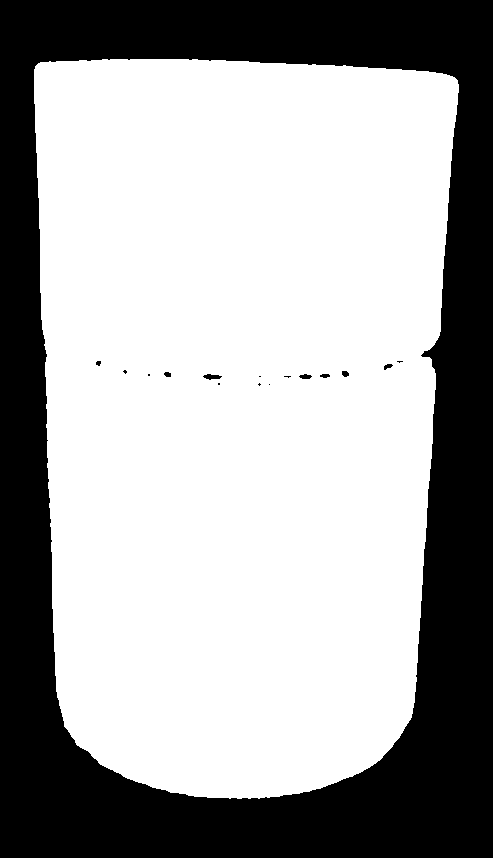
#> input picture scratch_debug/barakiani_raw_mask.png, 493 x 858 px
$ python scratch_test_true_corners.py
#> lines starting #> are read from the running program, lines starting #| are printed output that depends on the picture; after the words box and inside, x2 and y2 are one past the last pixel; in counts of white or black regions, pixels touching at a corner belong together
import cv2
import numpy as np
import os

mask = cv2.imread("scratch_debug/barakiani_raw_mask.png", cv2.IMREAD_GRAYSCALE)
#> mask: shape (858, 493); 65.3% white; 16 black regions (8 under 20 px), largest, box (x1, y1, x2, y2) and area: (0, 0, 493, 858) 146351, (203, 374, 222, 380) 71, (299, 374, 312, 379) 46
h, w = mask.shape[:2]
#> h = 858; w = 493

# 1. Clean to single largest component
binary = np.uint8(mask > 127)
num_labels, labels, stats, _ = cv2.connectedComponentsWithStats(binary, connectivity=8)
#> labels: shape (858, 493) int32; values 0 (black) and 1 (white), 65.3% white; 16 black regions (8 under 20 px)
#> num_labels = 2; stats = [[0, 0, 493, 858, 146656], [34, 59, 425, 740, 276338]]
if num_labels > 2:
    largest_label = 1 + int(np.argmax(stats[1:, cv2.CC_STAT_AREA]))
    clean_mask = np.zeros_like(mask)
    clean_mask[labels == largest_label] = 255
    mask = clean_mask

# 2. Extract Contour
contours, _ = cv2.findContours(mask, cv2.RETR_EXTERNAL, cv2.CHAIN_APPROX_NONE)
#> contours = 1 contour; box (x1, y1, x2, y2) and area: (34, 59, 459, 799) 275594
cnt = max(contours, key=cv2.contourArea)[:, 0, :].astype(np.float64) # (N, 2) [x, y]
#> cnt = 2096 pairs, first value 34 to 458, second value 59 to 798

# Find corners:
# P_TL: Top-Leftmost point (minimal x + y)
# P_TR: Top-Rightmost point (maximal x, minimal y)
# P_BL: Bottom-Left corner: The point where the left vertical wall meets the bottom curved arc!
# P_BR: Bottom-Right corner: The point where the right vertical wall meets the bottom curved arc!

# Let's find left wall points (points with x near the left silhouette)
y_min, y_max = np.min(cnt[:, 1]), np.max(cnt[:, 1])
#> y_min = 59; y_max = 798
x_min, x_max = np.min(cnt[:, 0]), np.max(cnt[:, 0])
#> x_min = 34; x_max = 458

# Corner selection:
# P_TL: contour point minimizing (x - x_min)/(x_max - x_min) + (y - y_min)/(y_max - y_min)
norm_x = (cnt[:, 0] - x_min) / max(x_max - x_min, 1.0)
#> norm_x = 2096 values, max 1 at index 1729, min 0 at index 70, mean 0.485
norm_y = (cnt[:, 1] - y_min) / max(y_max - y_min, 1.0)
#> norm_y = 2096 values, max 1 at index 900, min 0 at index 0, mean 0.456

P_TL = cnt[np.argmin(norm_x + norm_y)]
#> P_TL = [35, 66]
P_TR = cnt[np.argmin((1.0 - norm_x) + norm_y)]
#> P_TR = [457, 80]

# For Bottom-Left corner P_BL:
# It is the point on the left side of the bottom arc (x in left 30% of width) that is furthest down along the left silhouette
# We want to find the corner where the vertical left edge turns into the bottom horizontal arc
left_bottom_candidates = cnt[(cnt[:, 0] <= x_min + 0.25 * (x_max - x_min)) & (cnt[:, 1] >= y_min + 0.70 * (y_max - y_min))]
#> left_bottom_candidates = 234 pairs, first value 52 to 140, second value 577 to 782
# Corner is the point that maximizes (y - y_min) while keeping x minimal (i.e. maximizing y - 1.5*x)
P_BL = left_bottom_candidates[np.argmax(left_bottom_candidates[:, 1] - 1.8 * (left_bottom_candidates[:, 0] - x_min))]
#> P_BL = [64, 726]

right_bottom_candidates = cnt[(cnt[:, 0] >= x_max - 0.25 * (x_max - x_min)) & (cnt[:, 1] >= y_min + 0.70 * (y_max - y_min))]
#> right_bottom_candidates = 211 pairs, first value 352 to 422, second value 577 to 776
P_BR = right_bottom_candidates[np.argmax(right_bottom_candidates[:, 1] - 1.8 * (x_max - right_bottom_candidates[:, 0]))]
#> P_BR = [410, 719]

print(f"Physical Corners:")
print(f"  P_TL: {P_TL}")
#|   P_TL: [35. 66.]
print(f"  P_TR: {P_TR}")
#|   P_TR: [457.  80.]
print(f"  P_BL: {P_BL}")
#|   P_BL: [ 64. 726.]
print(f"  P_BR: {P_BR}")
#|   P_BR: [410. 719.]

# 3. Fit Robust Bottom Curve between P_BL[0] and P_BR[0]
xs_bot = np.linspace(P_BL[0], P_BR[0], 60)
#> xs_bot = 60 values from 64 to 410
valid_xs_bot = []
raw_ys_bot = []

for x in xs_bot:
    x_int = int(np.clip(round(x), 0, w - 1))
    col_ys = np.where(mask[:, x_int] > 127)[0]
    if len(col_ys) > 0:
        valid_xs_bot.append(x)
        raw_ys_bot.append(float(np.max(col_ys)))
#> after the loop, raw_ys_bot = 60 values, max 798 at index 30, min 719 at index 59, mean 777.7; valid_xs_bot = 60 values from 64 to 410

valid_xs_bot = np.array(valid_xs_bot)
raw_ys_bot = np.array(raw_ys_bot)

poly_bot = np.polyfit(valid_xs_bot, raw_ys_bot, deg=2)
#> poly_bot = [-0.00225, 1.06, 675.5]
for _ in range(5):
    fitted = np.polyval(poly_bot, valid_xs_bot)
    res = raw_ys_bot - fitted
    inliers = res <= np.median(res) + 3.0
    if np.sum(inliers) >= 10:
        poly_bot = np.polyfit(valid_xs_bot[inliers], raw_ys_bot[inliers], deg=2)
#> this loop made 5 passes
#> poly_bot on passes 1 to 5: [-0.00233, 1.09, 672.7], [-0.00234, 1.09, 673.1], [-0.00237, 1.1, 673], [-0.00237, 1.1, 673.5], [-0.0024, 1.1, 673.3]

N_pts = 35
B_x = np.linspace(P_BL[0], P_BR[0], N_pts)
#> B_x = 35 values from 64 to 410
B_y = np.polyval(poly_bot, B_x)
#> B_y = 35 values, max 799.9 at index 16, min 722 at index 34, mean 774.5
B_y[0], B_y[-1] = P_BL[1], P_BR[1]

# 4. Fit Robust Top Curve between P_TL[0] and P_TR[0]
xs_top = np.linspace(P_TL[0], P_TR[0], 60)
#> xs_top = 60 values from 35 to 457
valid_xs_top = []
raw_ys_top = []

for x in xs_top:
    x_int = int(np.clip(round(x), 0, w - 1))
    col_ys = np.where(mask[:, x_int] > 127)[0]
    if len(col_ys) > 0:
        valid_xs_top.append(x)
        raw_ys_top.append(float(np.min(col_ys)))
#> this loop made 60 passes
#> (x, x_int) on passes 1 to 12: (35, 35), (42.15, 42), (49.31, 49), (56.46, 56), (63.61, 64), (70.76, 71), (77.92, 78), (85.07, 85), (92.22, 92), (99.37, 99), (106.5, 107), (113.7, 114)
#> after the loop, raw_ys_top = 60 values, max 80 at index 59, min 59 at index 10, mean 63.73; valid_xs_top = 60 values from 35 to 457

valid_xs_top = np.array(valid_xs_top)
raw_ys_top = np.array(raw_ys_top)

poly_top = np.polyfit(valid_xs_top, raw_ys_top, deg=2)
#> poly_top = [0.000183, -0.058, 64.09]
for _ in range(5):
    fitted = np.polyval(poly_top, valid_xs_top)
    res = fitted - raw_ys_top
    inliers = res <= np.median(res) + 3.0
    if np.sum(inliers) >= 10:
        poly_top = np.polyfit(valid_xs_top[inliers], raw_ys_top[inliers], deg=2)

T_x = np.linspace(P_TL[0], P_TR[0], N_pts)
#> T_x = 35 values from 35 to 457
T_y = np.polyval(poly_top, T_x)
#> T_y = 35 values, max 75.87 at index 34, min 59.51 at index 10, mean 63.8
T_y[0], T_y[-1] = P_TL[1], P_TR[1]

# 5. Render
vis = cv2.cvtColor(mask, cv2.COLOR_GRAY2BGR)
#> vis is the input picture: shape (858, 493, 3); 65.3% white; 16 black regions (8 under 20 px), largest, box (x1, y1, x2, y2) and area: (0, 0, 493, 858) 146351, (203, 374, 222, 380) 71, (299, 374, 312, 379) 46
green_layer = np.zeros_like(vis)
#> green_layer: shape (858, 493, 3); every value is 0
green_layer[mask > 127] = [40, 225, 60]
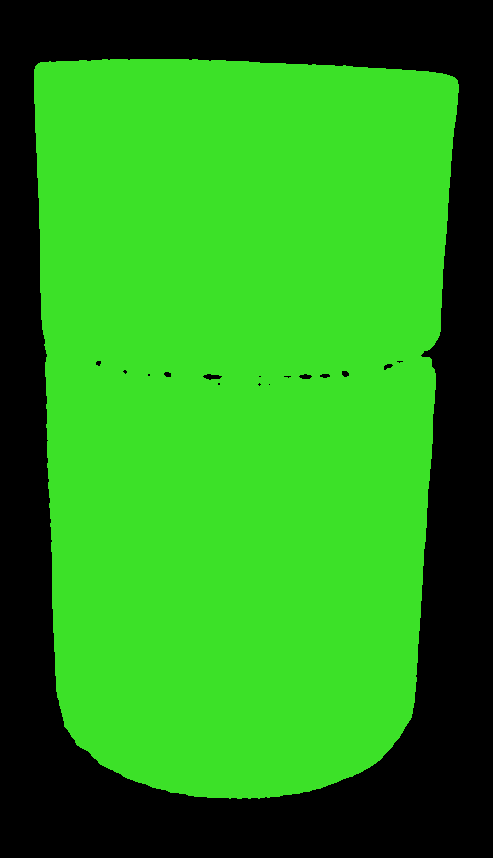
#> green_layer: shape (858, 493, 3); mean B, G, R 26.1, 147, 39.2
vis_overlay = cv2.addWeighted(vis, 0.55, green_layer, 0.45, 0)
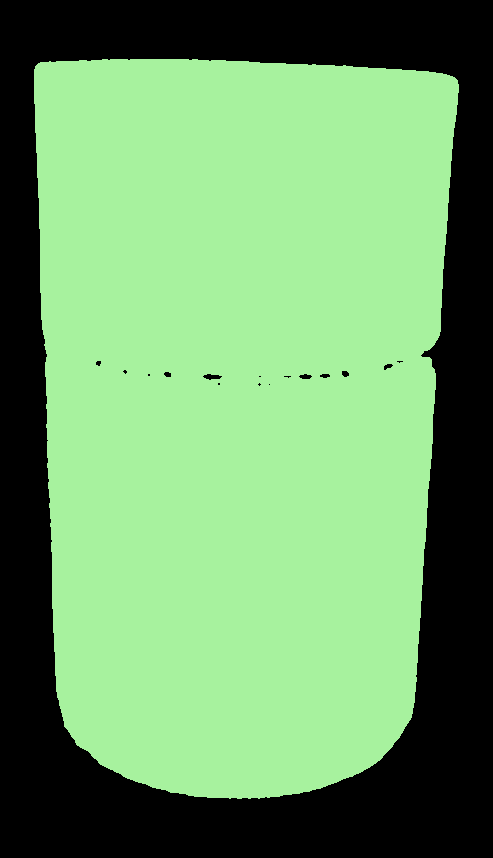
#> vis_overlay: shape (858, 493, 3); mean B, G, R 103.2, 158.1, 109.1

# Blue lateral lines connecting P_TL -> P_BL and P_TR -> P_BR
cv2.line(vis_overlay, (int(P_TL[0]), int(P_TL[1])), (int(P_BL[0]), int(P_BL[1])), (255, 140, 0), 4, cv2.LINE_AA)
cv2.line(vis_overlay, (int(P_TR[0]), int(P_TR[1])), (int(P_BR[0]), int(P_BR[1])), (255, 140, 0), 4, cv2.LINE_AA)

# Green curves
cv2.polylines(vis_overlay, [np.column_stack((T_x, T_y)).astype(np.int32)], False, (0, 255, 0), 4, cv2.LINE_AA)
cv2.polylines(vis_overlay, [np.column_stack((B_x, B_y)).astype(np.int32)], False, (0, 255, 0), 4, cv2.LINE_AA)
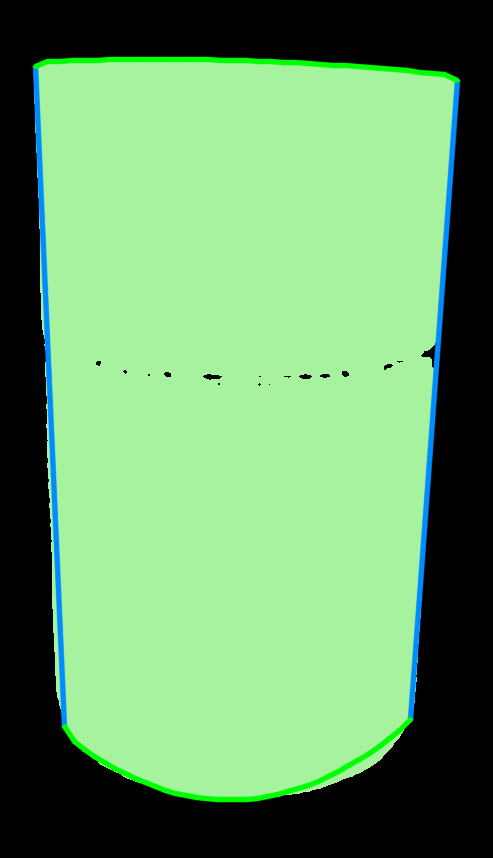
#> vis_overlay: shape (858, 493, 3); mean B, G, R 104.2, 158.1, 105.7

for pt in [P_TL, P_TR, P_BL, P_BR]:
    cv2.circle(vis_overlay, (int(pt[0]), int(pt[1])), 9, (255, 255, 255), -1, cv2.LINE_AA)
    cv2.circle(vis_overlay, (int(pt[0]), int(pt[1])), 7, (0, 255, 0), -1, cv2.LINE_AA)
#> this loop made 4 passes
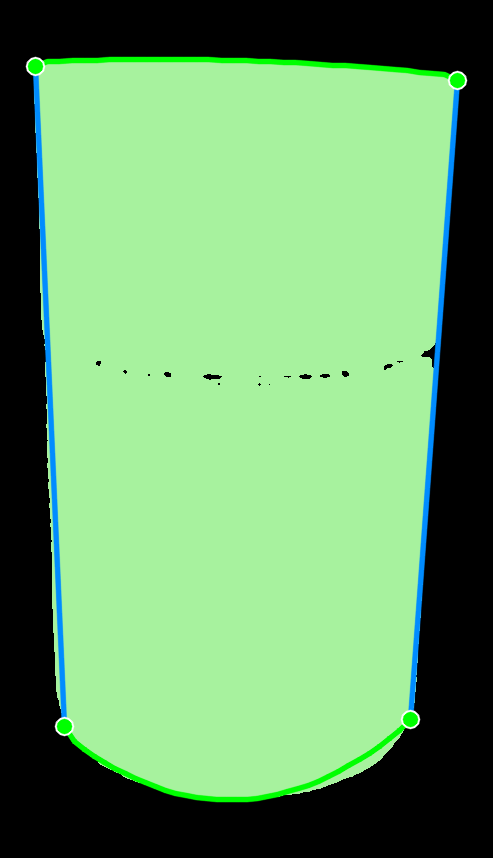
#> vis_overlay: shape (858, 493, 3); 0.27% of pixels changed, all inside (x1, y1, x2, y2) = (25, 56, 468, 737)

h_vis, w_vis = vis_overlay.shape[:2]
#> h_vis = 858; w_vis = 493
zoom_bl = vis_overlay[int(h_vis*0.4):, :int(w_vis*0.6)].copy()
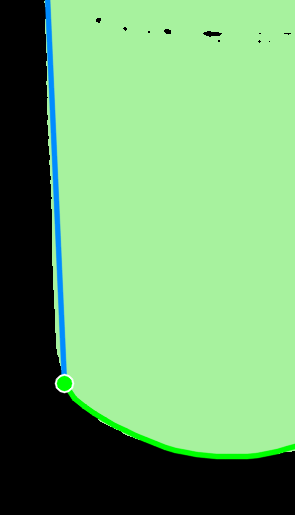
#> zoom_bl: shape (515, 295, 3); mean B, G, R 111.5, 169.8, 114.2

artifacts_dir = r"C:\Users\User\.gemini\antigravity-ide\brain\ca6cdc5d-a974-48ab-a177-476bfd71d71d"
cv2.imwrite(os.path.join(artifacts_dir, "barakiani_true_corners_overlay.png"), vis_overlay)
cv2.imwrite(os.path.join(artifacts_dir, "barakiani_zoom_true_bl.png"), zoom_bl)

print("Saved barakiani_true_corners_overlay.png and zoom!")
